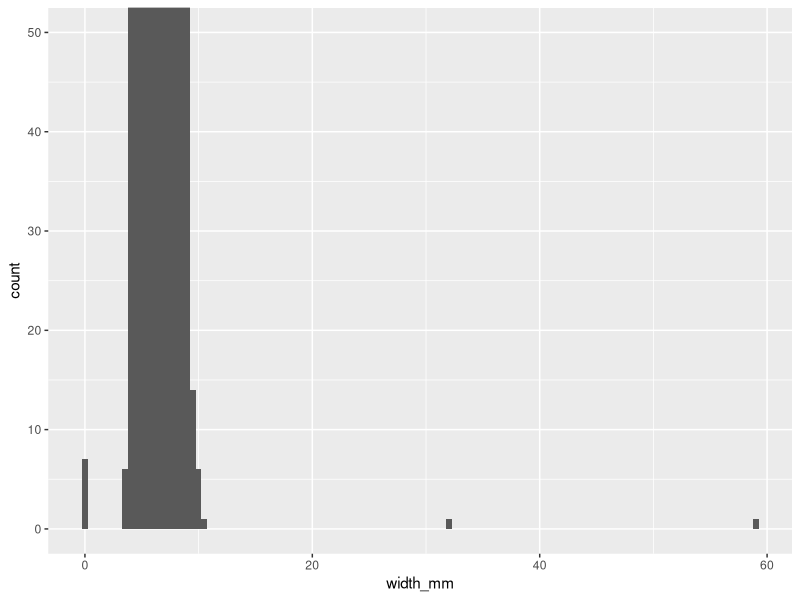
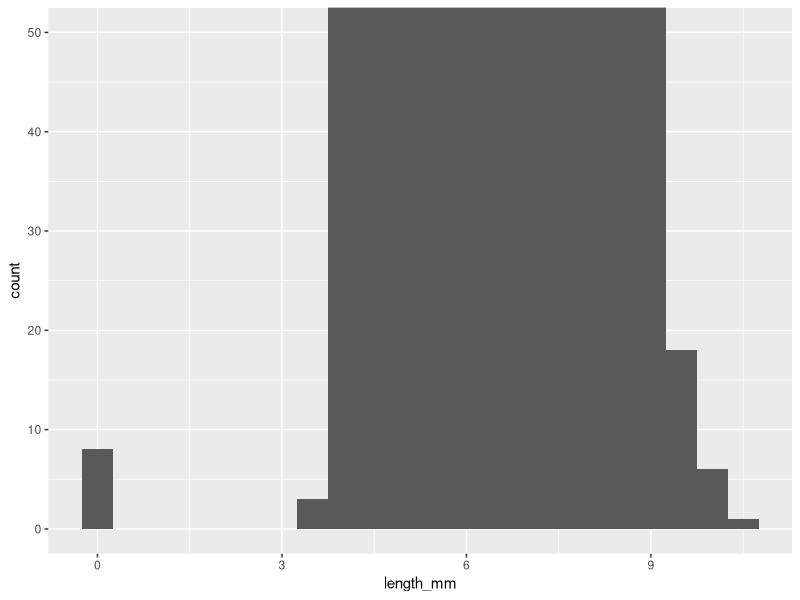
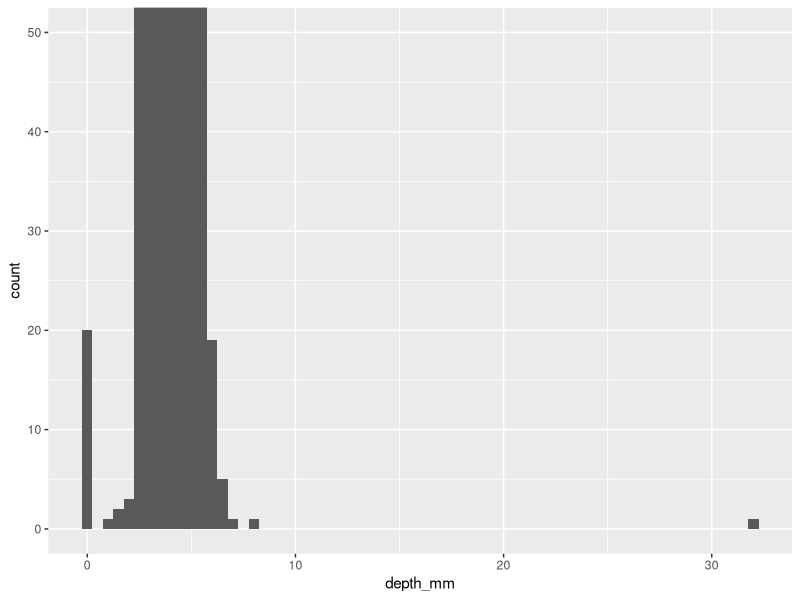
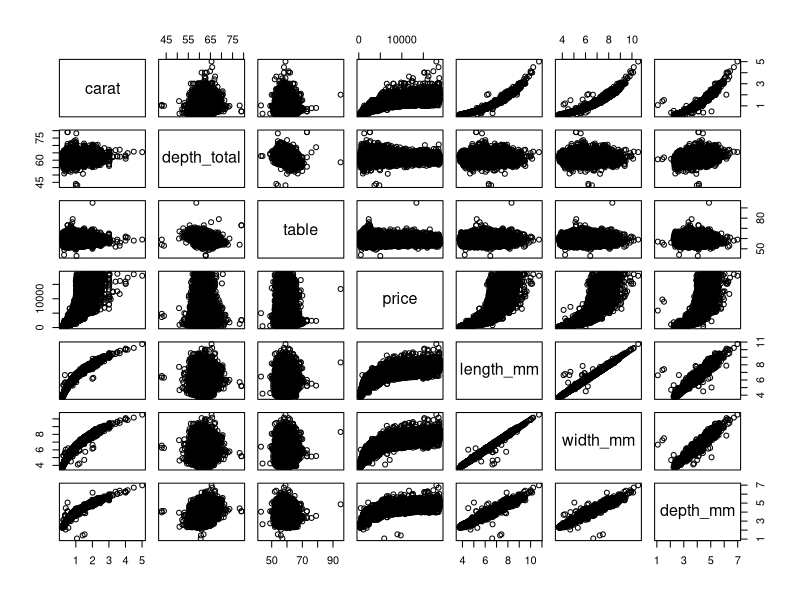
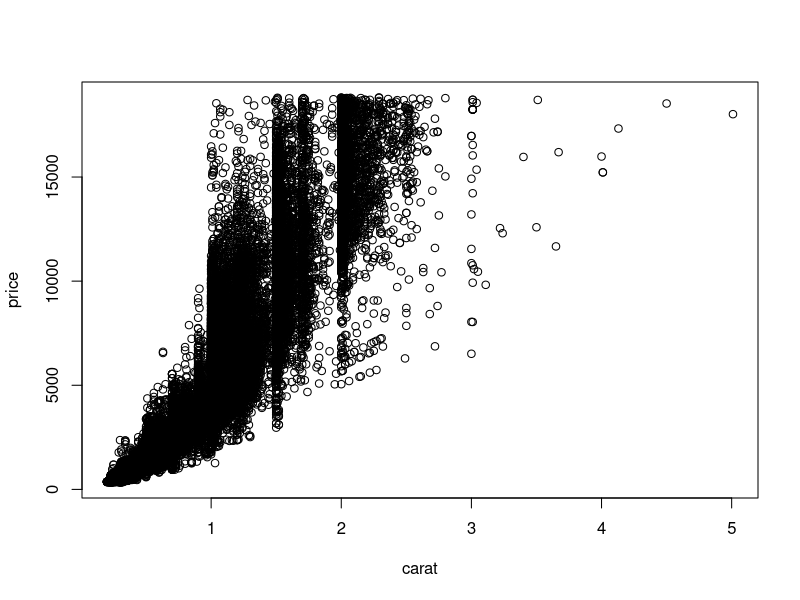
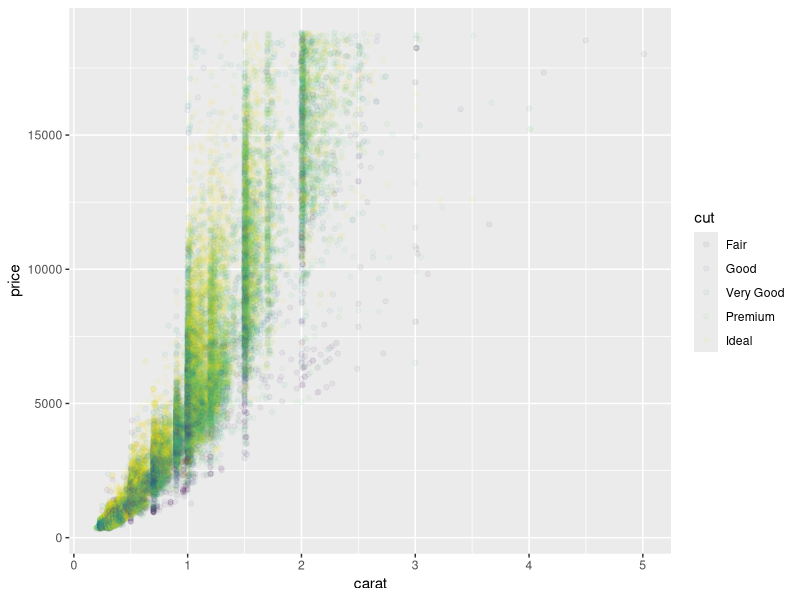
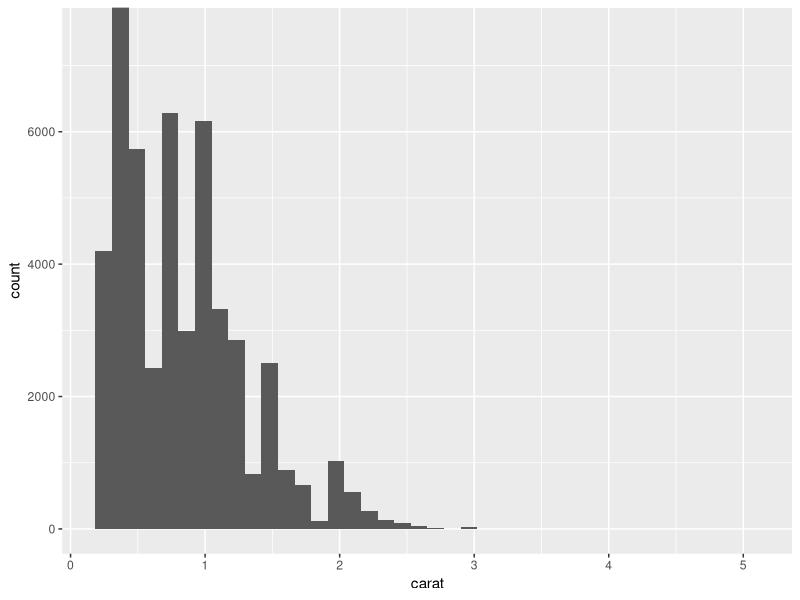
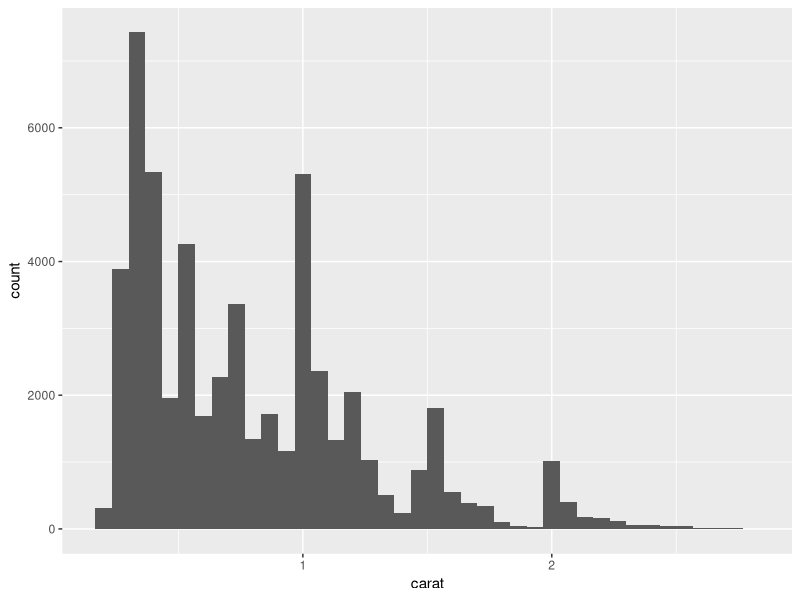

Write the R code that produced these figures, in order.
###Prices of over 50,000 round cut diamonds

#create R prompt
#load the libraries need for the project.
options(prompt = "R> ")

LoadLibraries <- function () {
  library(tidyverse)
  library(ggrepel)
  library(modelr)
  print("The libraries have been loaded.")
}
LoadLibraries()


#attach the diamonds dataset to the loaded packages.
#search the for visual confirmation of diamonds dataset.
#glimpse to determine the type of variables and data type in the dataset.
attach(diamonds)
search()
glimpse(diamonds)

## ASK

#is there a potential business problem in this dataset to be solved?
#is there a story that could be told within this dataset? 
head(diamonds)

## PREPARE

#the dataset used for this project is one that has been installed in R. 
#therefore the dataset is a reliable source that can be used.


## PROCESS

#check to see if the data is clean and ready to be used for data analysis.

#look at the help content of each variable in the dataset.
#there are no missing values in the summary.
#the x, y, z variables have a minimum of zero which can't be possible.
#also the variables should be renamed.
?diamonds
summary(diamonds)
dim(diamonds)

#renamed x, y, z variables with clearer names 
a <- rename(diamonds, length_mm = x)
b <- rename(a, width_mm = y)
c <- rename(b, depth_mm = z)
renamed_diamonds <- rename(c, depth_total = depth)

#plot and check the size(mm) of diamonds. 
#the observations have some sizes that are highly unusual when magnified.
#they are in the upper and lower bound.
ggplot(renamed_diamonds) +
  geom_histogram(aes(width_mm), binwidth = 0.5) +
  coord_cartesian(ylim = c(0, 50))

ggplot(renamed_diamonds) +
  geom_histogram(aes(length_mm), binwidth = 0.5) +
  coord_cartesian(ylim = c(0, 50))

ggplot(renamed_diamonds) +
  geom_histogram(aes(depth_mm), binwidth = 0.5) +
  coord_cartesian(ylim = c(0, 50))

#determine where the minimum of normal data is for depth_mm
renamed_diamonds %>%
  count(depth_mm) %>%
  head(10)

#filter only normal data.
#23 data observations were removed.
unusual_diamonds <- renamed_diamonds %>%
  filter(between(width_mm, 3, 20 )) %>%
  filter(between(length_mm, 3, 11)) %>%
  filter(between(depth_mm, 1,10)) %>%
  arrange(width_mm) 

dim(unusual_diamonds)

#keep normal data for analysis.
diamonds2 <- unusual_diamonds

#look at the contents of each variable in the dataset.
#determine what (Other) is for the clarity column.
summary(diamonds2)

#inspecting clarity ordered factor data type for errors.
#no errors found.
diamonds2 %>%
  count(clarity) 


##ANALYSE AND SHARE

#analyse dataset to find relevant data. 

#keep only the data type numeric for the dataset
numeric_data <- keep(diamonds2, is.numeric)

#plot and look for correlation with numeric data.
#skip pairs(numeric_data) if your computer is slow. Long output time.
pairs(numeric_data)  
cor(numeric_data, use = "complete.obs")
cor(carat, price)
plot(carat, price)

#plot price versus carat(weight), it has a strong correlation.
ggplot(diamonds2, aes(carat, price)) +
  geom_point(aes(color = cut), alpha = 1/20)

#there are not many counts of diamonds after 3 carats because that weight would 
#be extremely rare and expensive.
#cut into bins to show a numeric distribution.
ggplot(diamonds2) +
  geom_histogram(aes(carat), bins = 40) +
  coord_cartesian(ylim = c(0, 7500))

diamonds2 %>%
  count(cut_width(carat, 0.5))

#filter the dataset of diamonds to less than 3 carats.
#40 data observations were removed.
#plot the filtered distribution.
diamonds3 <- diamonds2 %>%
  filter(carat < 3)

ggplot(diamonds3, aes(x = carat)) +
  geom_histogram(bins = 40)

#the cut and clarity variable in the diamonds dataset is ordered by increasing 
#quality.show the rank of quality of the diamonds.
levels(cut)
levels(clarity)
levels(color)

#therefore the quality of the cut should be go up in median price, but the 
#trend from the boxplot does not reflect those results.
#the straight line in the boxplot is the median price.
ggplot(diamonds3, aes(cut, price)) +
  geom_boxplot()

tapply(diamonds3$price, INDEX = diamonds3$cut, FUN = median)

#similarly the quality of the clarity should be go up in median price, but the 
#trend from the boxplot does not reflect those results.
#the straight line in the boxplot is the median price.
ggplot(diamonds3, aes(clarity, price)) +
  geom_boxplot()

tapply(diamonds3$price, INDEX = diamonds3$clarity, FUN = median)

#the results for color are similar to the cut and clarity examples above.

#log transform the carat and price variables.
diamonds4 <- diamonds3 %>%
  mutate(lprice = log2(price), lcarat = log2(carat))

#plot the relationship between lprice and lcarat.
#as known there is a strong linear relationship.
ggplot(diamonds4, aes(lcarat, lprice)) +
  geom_hex(bins = 50)

#perform a simple linear regression to fit the model.
#check the summary for model details. p-value shows statistical significance.
mod_diamond <- lm(lprice ~ lcarat, data = diamonds4)

summary(mod_diamond)

#plot the relationship between price and carat with the prediction line.
#this fits the model and accounts for the curve in the linear model.
#note that some of the large diamonds are cheaper than expected, this could be 
#due probably to no price being over $19000.
grid <- diamonds4 %>%
  data_grid(carat = seq_range(carat, 20)) %>%
  mutate(lcarat = log2(carat)) %>%
  add_predictions(mod_diamond, "lprice") %>%
  mutate(price = 2 ^ lprice)

ggplot(diamonds4, aes(carat, price)) +
  geom_hex(bins = 50) +
  geom_line(data = grid, color = "red", size = 1)

#check the residuals to see that we removed the strong linear pattern.
#the residuals are scattered in a normal pattern along lresid.
#also no standard deviation greater than +/- 2.
diamonds4 <- diamonds4 %>%
  add_residuals(mod_diamond, "lresid")

ggplot(diamonds4, aes(lcarat, lresid)) +
  geom_hex(bins = 50)

#plot the residual instead of price to get the desired relationship
#that was expected for the cut, clarity, and color.
#the quality of diamond increases, so to does price.
ggplot(diamonds4, aes(cut, lresid)) + geom_boxplot()
ggplot(diamonds4, aes(clarity, lresid)) + geom_boxplot()
ggplot(diamonds4, aes(color, lresid)) + geom_boxplot()

#perform a multiple linear regression to fit the model.
#check the summary for model details. p-value shows statistical significance.
mod_diamond2 <- lm(
  lprice ~ lcarat + color + cut + clarity, data = diamonds4
)

summary(mod_diamond2)

#plot the prediction line for cut. any ordered factor could have been used.
grid2 <- diamonds4 %>%
  data_grid(cut, .model =  mod_diamond2) %>%
  add_predictions(mod_diamond2)

ggplot(grid2, aes(cut, pred)) +
  geom_point()

#check the residuals to see if it is scattered in a normal pattern along lresid2.
#there are some observations that are greater than +2 standard deviation.
diamonds4 <- diamonds4 %>%
  add_residuals(mod_diamond2, "lresid2")

ggplot(diamonds4, aes(lcarat, lresid2)) +
  geom_hex(bins =50)

#filter unusual values to see if there is anything useful to note.
#nothing really stands out
diamonds4 %>%
  filter(abs(lresid2) > 1) %>%
  add_predictions(mod_diamond2) %>%
  mutate(pred = round(2 ^ pred)) %>%
  select(price, pred, carat:table, length_mm:depth_mm) %>%
  arrange(price)

levels(cut)
levels(clarity)
levels(color)

#END OF PROJECT